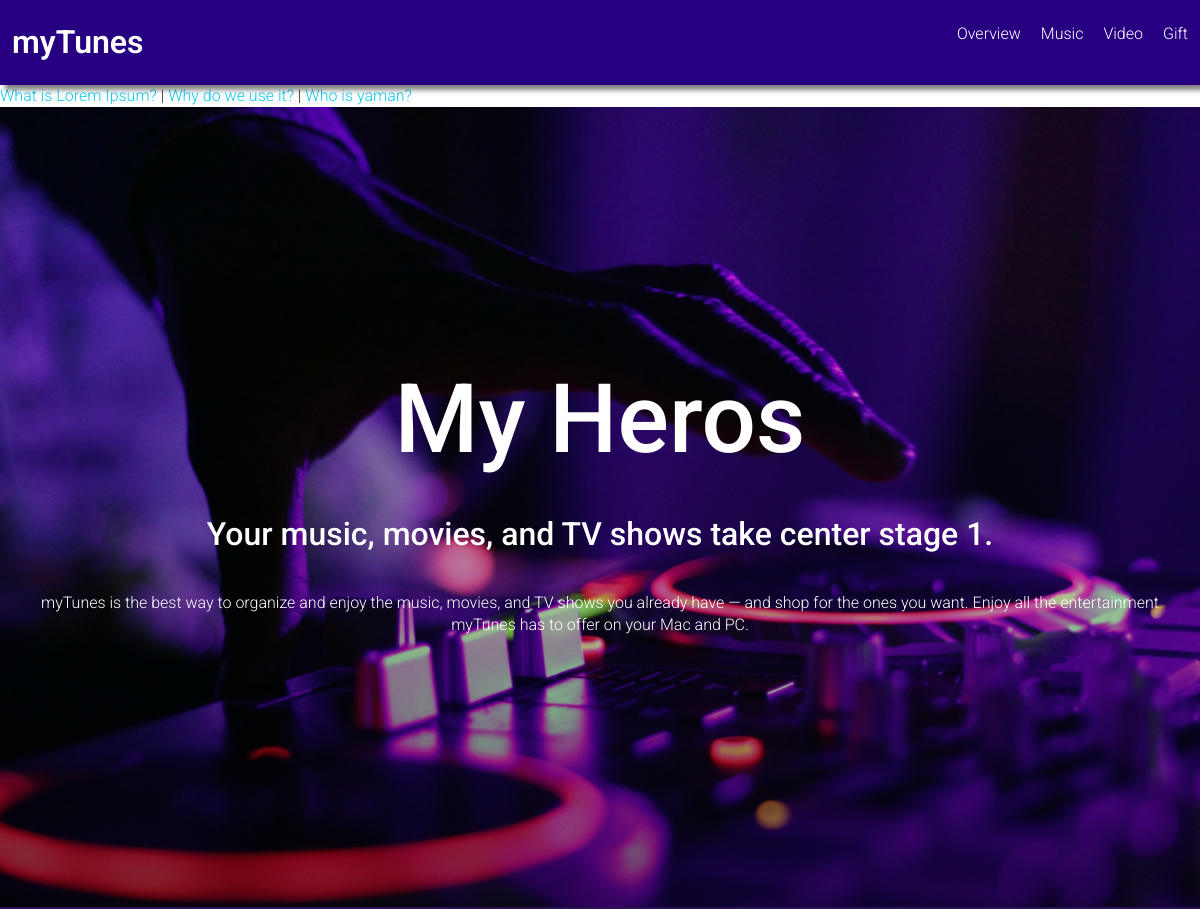
Page /?page=2 (upper part) on the earlier database version.
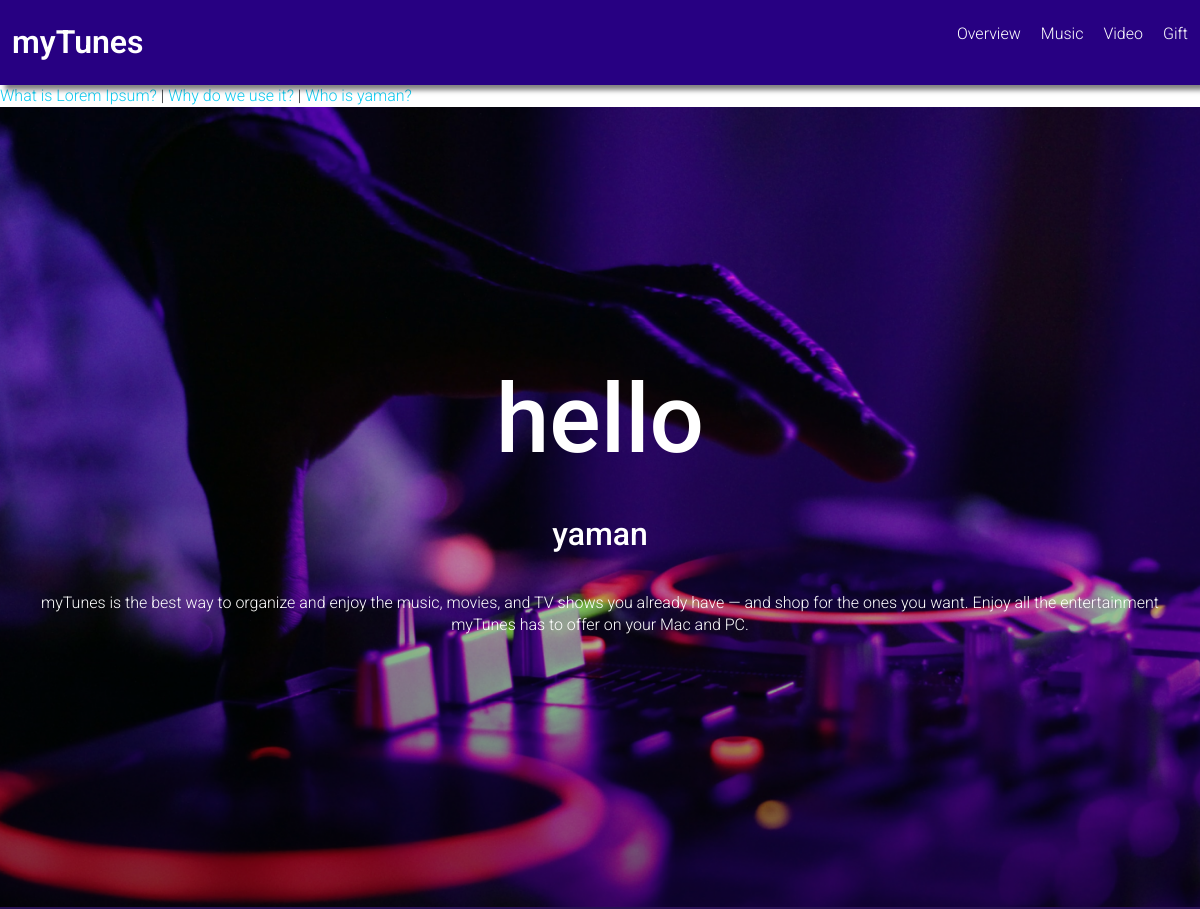
Same page on the later database version.
### news/models.py (models this page shows)
class News(models.Model):
    news_title=models.CharField(max_length=100)
    news_desc=HTMLField()
    news_slug=AutoSlugField(populate_from='news_title',unique=True,null=True,default=None)
    news_image=models.FileField(upload_to="news/",max_length=250,null=True,default=None)

### service/models.py (models this page shows)
class Service(models.Model):
    service_title = models.CharField(max_length=50)
    service_des = models.TextField()

### myproject/views.py (the view)
# urls.py: path('', views.homePage, name='homePage'),
def homePage(request):
    newsData=News.objects.all()
    servicesData=Service.objects.all()
    paginator=Paginator(servicesData,1) #page lai paginate grna, 1 means 1 record in a page is there
    page_number=request.GET.get('page') #determine which page of Servicedata should be rendered, notmentioned--> default
    servicesDatafinal=paginator.get_page(page_number) #retrieves page according to pg no.
    total_pages=servicesDatafinal.paginator.num_pages
    data={
        'servicesData':servicesDatafinal,
        'newsData':newsData,
        'last_page':total_pages,
        'totalpagelist':[n+1 for n in range(total_pages)]
    }
    return render(request,"index.html",data)

### templates/index.html (shortened to what this page needs)
{% extends "base.html" %}
{% block content %}
<marquee onmouseover="stop()"  onmouseout="start()">
  {%for news in newsData%}
      <a href="/news/{{news.news_slug}}" class="text-info">{{news.news_title}}</a>
      {% if not forloop.last %} | {% endif %}
  {%endfor%}
</marquee>
    <main>
      <section class="hero-section">
        <div class="container">
          {%for i in servicesData%}
          <h1>{{i.service_title}}</h1>
          <h3>{{i.service_des | safe}}</h3>
          {% endfor %}
          <p>
            myTunes is the best way to organize and enjoy the music, movies, and
            TV shows you already have — and shop for the ones you want. Enjoy
            all the entertainment myTunes has to offer on your Mac and PC.
          </p>
        </div>
      </section>
</main>
{% endblock  %}

Differences in the rows shown:
removed Service: service_title "My Heros", service_des "Your music, movies, and TV shows take center stage 1."
added Service: service_title "hello", service_des "yaman"
